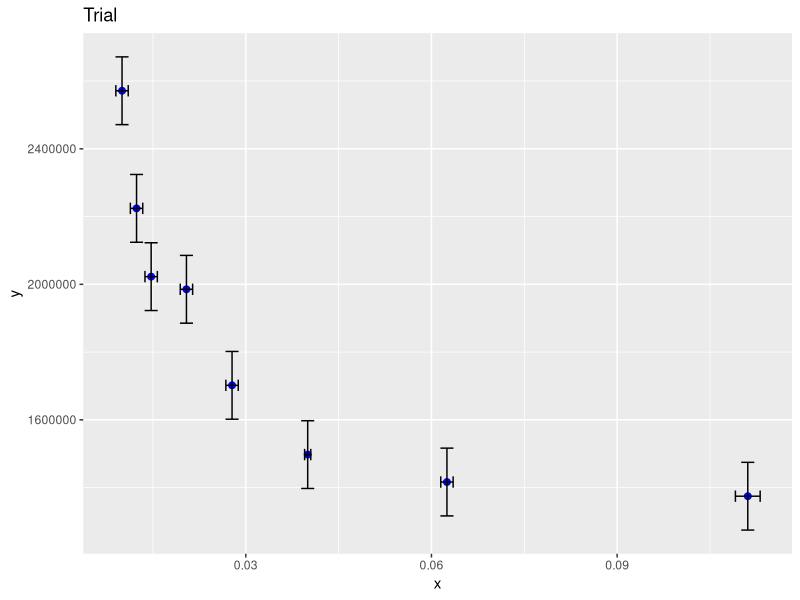
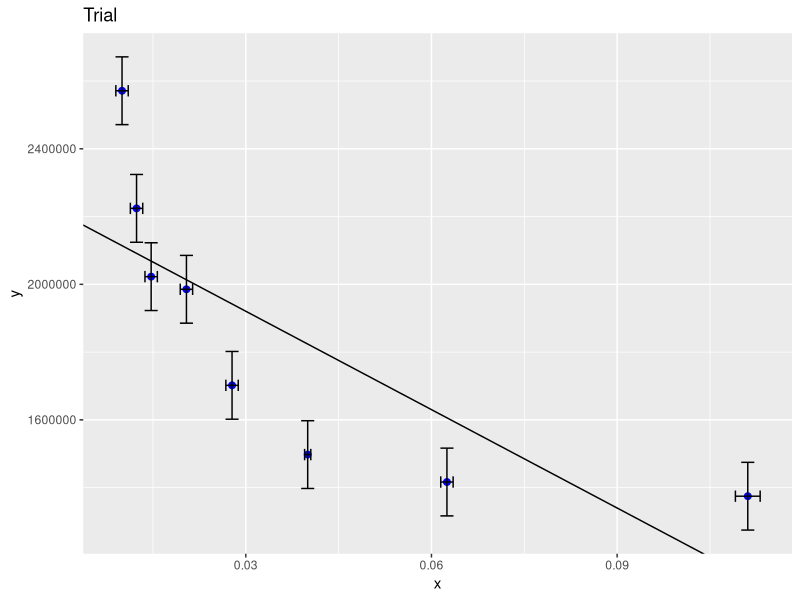

These charts were generated, in order, by the following R code: (Note: this script raises an error after producing the figures.)
#Gia na leitoyrgisei thelei etoima data morfhs
#x,y,x_SE,y_SE (standard errors) apo excel arxeio

library(readxl)
library(ggplot2)
library(dplyr)
library(broom)
library(tidyselect)
library(ggthemes)
library(ggrepel)
library(ggpubr)
args(ggplot)

Rdata<-read_excel("Rdata.xlsx")
View(Rdata)
x<-Rdata$`x`
y<-Rdata$`y`
SE_x<-Rdata$`x_SE`
SE_y<-Rdata$`y_SE`

#linear regression, tha xreiastei meta sto geom_abline
mod<-lm(y ~ x)
summary(mod)
attributes(mod) #gia na dw ti exei san attributes
mod$coefficients  #slope kai intercept


#to geom_abline allazei kathe fora, isws prepei na to allazw kai gw, selida 563
p <-ggplot()+
  geom_point(data=Rdata, aes(x,y), size = 2, color ="blue")+
  xlab("x") +
  ylab("y") +
  ggtitle("Trial")+
  geom_errorbar(data=Rdata,mapping=aes(x=x,ymin = y-SE_y,ymax = y+SE_y)) +
  geom_errorbarh(data=Rdata,mapping=aes(y=y,xmin = x-SE_x,xmax = x+SE_x))
p  

#geom_abline eytheia elaxistwn + text gia abline
p<-p+ geom_abline(intercept = mod$coefficients[[1]], slope = mod$coefficients[[2]])
p
xtext<- 0.8*(max(x)-min(x))+min(x)
ytext<- 0.99*(max(y)-min(y))+min(y)
cat(sprintf("y=%s x+ %s\n",  mod$coefficients[[2]],  mod$coefficients[[1]]),"\n",file="test.txt")
test2 <- readLines("test.txt")
p<-p + annotate("text", x = xtext, y = ytext, label = test2)
p

#geom_line: Plot the chart with new data by fitting it to a prediction from 10000 data points.
new.data <- data.frame(x = seq(min(x),max(x),len = 1000))
xmodel<-new.data$x
ymodel<-predict(model,newdata = new.data)
neo.data<- data.frame(xmodel,ymodel)

p<-p+ geom_point(data=neo.data, aes(xmodel, ymodel),size = 0,col = "yellow") +
  geom_line(data=neo.data,aes(xmodel, ymodel), col = "yellow")

p

rm(p)













#sites pou boithisan:
#https://www.tutorialspoint.com/r/r_nonlinear_least_square.htm

#diafora tries parakatw:

#An to panw den douleyei, enallaktikh:
pl<-plot(data_m,data_lambda)
pl+abline(mod, col=1, lwd=1)


#try nonlinear
# Take the assumed values and fit into the models:
#y=a/x+b
model <- nls(y ~ b1/x+b2,start = list(b1 = -100,b2 = 300))
#y=ax^2+b
model2 <- nls(y ~ b1*x^2+b2,start = list(b1 = -100,b2 = 300))

AUGdata<-augment(model)


#mono gia to aplo plot:
lines(xmodel,ymodel)

#geom_line kampylh
p<-p+  geom_point(data=AUGdata,aes(x, y)) +
  geom_line(data=AUGdata,aes(x, .fitted), col = "blue")

#geom_area, ftiagmeno gia to parakatw new.data
p<-p+geom_line(aes(xmodel,ymodel))+
  geom_area(mapping = aes(x = ifelse(x>=min(x) & x<= max(x) , x, 0)), fill = "green")
p